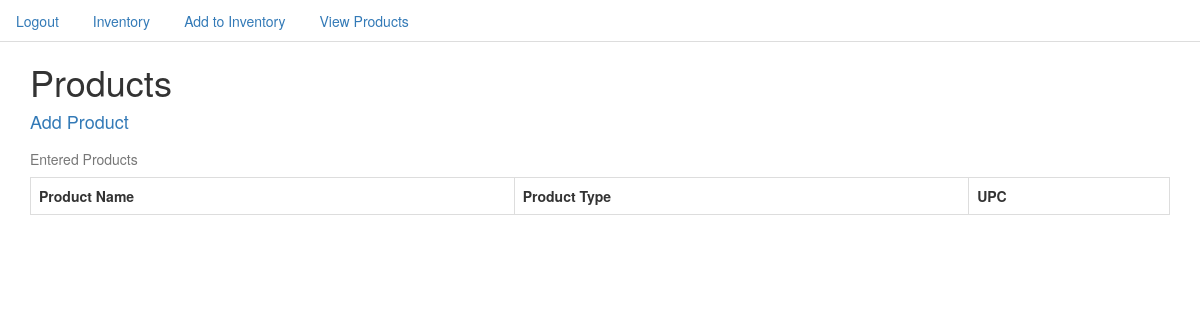
Page /product/ (signed in) on the earlier database version.
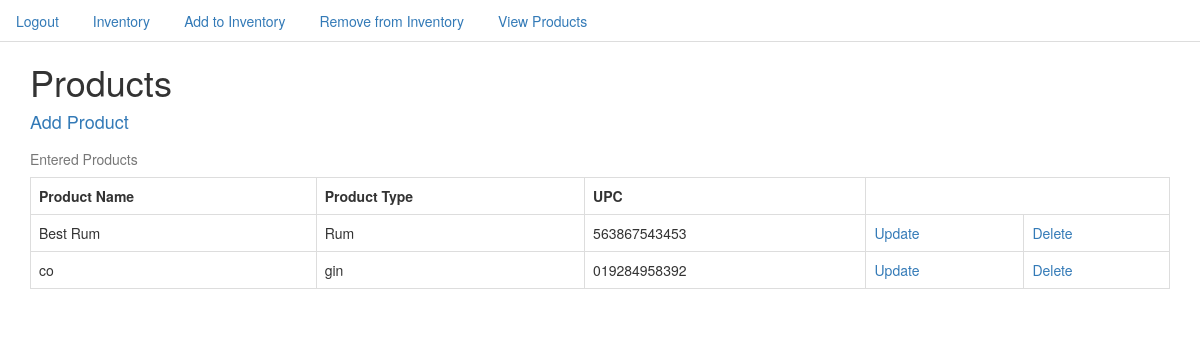
Same page on the later database version.
### inventory/models.py (models this page shows, shortened)
class Product(models.Model):
    product_name = models.CharField(max_length=50)
    product_type = models.CharField(max_length=50)
    UPC = models.CharField(max_length=20)
    bottle_size = models.IntegerField()

### inventory/views.py (the view)
# urls.py: url(r'^product/$', ProductListView.as_view(), name="product_list_view"),
class ProductListView(LoginRequiredMixin, ListView):
    model = Product

### templates/inventory/product_list.html
{% extends 'base.html' %}
{% block content %}
<div class="container">
  <h1>Products</h1>
  <h4><a href="{% url 'product_create_view' %}">Add Product</a></h4>
<table  class="table table-bordered" >
    <caption>Entered Products</caption>
  <tr>
    <th>Product Name</th>
    <th>Product Type</th>
    <th>UPC</th>
  </tr>
  {% for item in object_list %}
  <tr>
    <td>{{item.product_name}}</td>
    <td>{{item.product_type}}</td>
    <td>{{item.UPC}}</td>
    <td><a href="{% url 'product_update_view' item.id %}">Update</a></td>
    <td><a href="{% url 'product_delete_view' item.id %}">Delete</a></td>
  </tr>
{% endfor %}
{% endblock %}

### templates/base.html (shortened to what this page needs)
{% load staticfiles %}
<!DOCTYPE html>
<html>
<head>
    <link rel="stylesheet" href="{% static 'css/bootstrap.css' %}" media="screen" title="no title">
  </head>
<body>
  <ul class="nav nav-tabs">
    {% if not request.user.is_authenticated %}
       <li role="presentation"><a href="{% url 'login' %}">Login</a></li>
       <li role="presentation"><a href="{% url 'user_create_view' %}">Create User Account</a></li>
        {% else %}
           <li role="presentation"><a href="{% url 'logout' %}?next={% url 'inventory_summary_view' %}">Logout</a></li>
         {% endif %}
    <li role="presentation" ><a href="{% url 'inventory_summary_view' %}">Inventory</a></li>
  <li role="presentation"><a href="{% url 'inventory_form_view' %}">Add to Inventory</a></li>
  {% if object_list|length == 0 %}
  {% else %}
  <li role="presentation"><a href="{% url 'inventory_removal_view' %}">Remove from Inventory</a></li>
  {% endif %}
  <li role="presentation"><a href="{% url 'product_list_view' %}">View Products </a></li>
  </ul>
  {% block content %}
  {% endblock %}
</body>

### templates/base.html (style rules this page uses)
body { background-color: white; }

Differences in the rows shown:
added Product: product_name "Best Rum", product_type "Rum", UPC "563867543453"
added Product: product_name "co", product_type "gin", UPC "019284958392"
Other differences:
text now shown: "Remove from Inventory"
